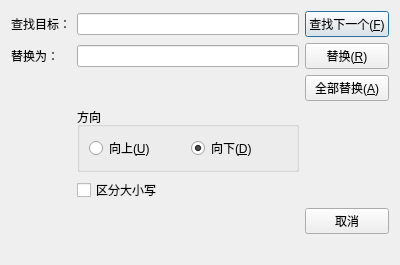
<?xml version="1.0" encoding="UTF-8"?>
<ui version="4.0">
 <class>ReplaceDialog</class>
 <widget class="QDialog" name="ReplaceDialog">
  <property name="geometry">
   <rect>
    <x>0</x>
    <y>0</y>
    <width>400</width>
    <height>220</height>
   </rect>
  </property>
  <property name="windowTitle">
   <string>替换</string>
  </property>
  <layout class="QGridLayout" name="gridLayout">
   <item row="0" column="0">
    <widget class="QLabel" name="labelFind">
     <property name="text">
      <string>查找目标：</string>
     </property>
    </widget>
   </item>
   <item row="0" column="1">
    <widget class="QLineEdit" name="editFind"/>
   </item>
   <item row="0" column="2">
    <widget class="QPushButton" name="btnFindNext">
     <property name="text">
      <string>查找下一个(&amp;F)</string>
     </property>
    </widget>
   </item>
   <item row="1" column="0">
    <widget class="QLabel" name="labelReplace">
     <property name="text">
      <string>替换为：</string>
     </property>
    </widget>
   </item>
   <item row="1" column="1">
    <widget class="QLineEdit" name="editReplace"/>
   </item>
   <item row="1" column="2">
    <widget class="QPushButton" name="btnReplace">
     <property name="text">
      <string>替换(&amp;R)</string>
     </property>
    </widget>
   </item>
   <item row="2" column="2">
    <widget class="QPushButton" name="btnReplaceAll">
     <property name="text">
      <string>全部替换(&amp;A)</string>
     </property>
    </widget>
   </item>
   <item row="3" column="1">
    <widget class="QGroupBox" name="groupDirection">
     <property name="title">
      <string>方向</string>
     </property>
     <layout class="QHBoxLayout" name="horizontalLayout">
      <item>
       <widget class="QRadioButton" name="radioUp">
        <property name="text">
         <string>向上(&amp;U)</string>
        </property>
       </widget>
      </item>
      <item>
       <widget class="QRadioButton" name="radioDown">
        <property name="text">
         <string>向下(&amp;D)</string>
        </property>
        <property name="checked">
         <bool>true</bool>
        </property>
       </widget>
      </item>
     </layout>
    </widget>
   </item>
   <item row="4" column="1">
    <widget class="QCheckBox" name="chkCase">
     <property name="text">
      <string>区分大小写</string>
     </property>
    </widget>
   </item>
   <item row="5" column="2">
    <widget class="QPushButton" name="btnCancel">
     <property name="text">
      <string>取消</string>
     </property>
    </widget>
   </item>
   <item row="6" column="0" colspan="3">
    <widget class="QLabel" name="lblMsg">
     <property name="text">
      <string/>
     </property>
     <property name="styleSheet">
      <string notr="true">color: #c0392b;</string>
     </property>
    </widget>
   </item>
  </layout>
 </widget>
 <resources/>
 <connections/>
</ui>
